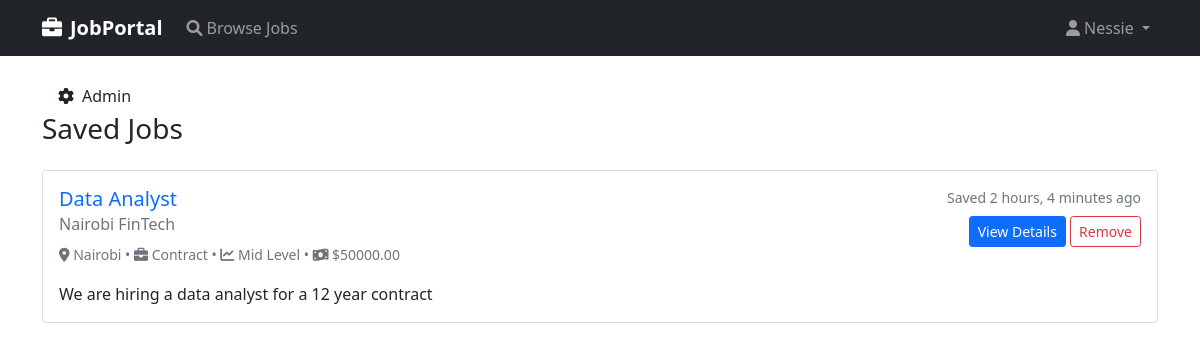
The app's page /jobs/saved-jobs/ (signed in) with its own data.
### users/models.py (models this page shows, shortened)
class CustomUser(AbstractUser):
    USER_TYPES = [
        ('job_seeker', 'Job Seeker'),
        ('employer', 'Employer'),
        ('admin', 'Administrator'),
    ]
    user_type = models.CharField(max_length=20, choices=USER_TYPES, default='job_seeker')
    phone_number = models.CharField(max_length=15, blank=True)
    profile_picture = models.ImageField(upload_to='profile_pics/', blank=True, null=True)

### jobs/models.py (models this page shows, shortened)
class SavedJob(models.Model):
    job = models.ForeignKey(Job, on_delete=models.CASCADE)
    user = models.ForeignKey(settings.AUTH_USER_MODEL, on_delete=models.CASCADE)
    saved_date = models.DateTimeField(auto_now_add=True)
    class Meta:
        unique_together = ['job', 'user']

class Job(models.Model):
    JOB_TYPES = [
        ('full_time', 'Full Time'),
        ('part_time', 'Part Time'),
        ('contract', 'Contract'),
        ('internship', 'Internship'),
        ('remote', 'Remote'),
    ]
    EXPERIENCE_LEVELS = [
        ('entry', 'Entry Level'),
        ('mid', 'Mid Level'),
        ('senior', 'Senior Level'),
    ]
    title = models.CharField(max_length=200)
    company = models.ForeignKey(Company, on_delete=models.CASCADE)
    employer = models.ForeignKey(settings.AUTH_USER_MODEL, on_delete=models.CASCADE, related_name='jobs')
    description = models.TextField()
    requirements = models.TextField()
    location = models.CharField(max_length=100)
    job_type = models.CharField(max_length=20, choices=JOB_TYPES)
    experience_level = models.CharField(max_length=20, choices=EXPERIENCE_LEVELS, default='entry')
    salary = models.DecimalField(
        max_digits=10,
        decimal_places=2,
        blank=True,
        null=True,
        validators=[MinValueValidator(0)]
    )
    application_deadline = models.DateTimeField()
    is_active = models.BooleanField(default=True)
    created_at = models.DateTimeField(auto_now_add=True)
    updated_at = models.DateTimeField(auto_now=True)
    class Meta:
        ordering = ['-created_at']

class Company(models.Model):
    name = models.CharField(max_length=200)
    description = models.TextField()
    website = models.URLField(blank=True)
    logo = models.ImageField(upload_to='company_logos/', blank=True, null=True)
    created_at = models.DateTimeField(auto_now_add=True)

### jobs/views.py (the view)
# urls.py: path('saved-jobs/', views.saved_jobs, name='saved_jobs'),
@login_required
def saved_jobs(request):
    if request.user.user_type != 'job_seeker':
        messages.error(request, 'Access denied.')
        return redirect('home')
    saved_jobs = SavedJob.objects.filter(user=request.user).select_related('job', 'job__company')
    context = {
        'saved_jobs': saved_jobs,
    }
    return render(request, 'jobs/saved_jobs.html', context)

### jobs/templates/jobs/saved_jobs.html (shortened to what this page needs)
{% extends 'jobs/base.html' %}
{% block content %}
<div class="row">
    <div class="col">
        <h1 class="h3 mb-4">Saved Jobs</h1>
        {% if saved_jobs %}
            {% for saved_job in saved_jobs %}
            <div class="card mb-3">
                <div class="card-body">
                    <div class="row">
                        <div class="col-md-8">
                            <h5 class="card-title">
                                <a href="{% url 'job_detail' saved_job.job.id %}" class="text-decoration-none">
                                    {{ saved_job.job.title }}
                                </a>
                            </h5>
                            <h6 class="card-subtitle mb-2 text-muted">{{ saved_job.job.company.name }}</h6>
                            <p class="card-text">
                                <small class="text-muted">
                                    <i class="fas fa-map-marker-alt"></i> {{ saved_job.job.location }} •
                                    <i class="fas fa-briefcase"></i> {{ saved_job.job.get_job_type_display }} •
                                    <i class="fas fa-chart-line"></i> {{ saved_job.job.get_experience_level_display }}
                                    {% if saved_job.job.salary %} • <i class="fas fa-money-bill-wave"></i> ${{ saved_job.job.salary }}{% endif %}
                                </small>
                            </p>
                            <p class="card-text">{{ saved_job.job.description|truncatewords:30 }}</p>
                        </div>
                        <div class="col-md-4 text-end">
                            <small class="text-muted d-block">Saved {{ saved_job.saved_date|timesince }} ago</small>
                            <div class="mt-2">
                                <a href="{% url 'job_detail' saved_job.job.id %}" class="btn btn-primary btn-sm">View Details</a>
                                <a href="{% url 'unsave_job' saved_job.job.id %}" class="btn btn-outline-danger btn-sm">Remove</a>
                            </div>
                        </div>
                    </div>
                </div>
            </div>
            {% endfor %}
        {% endif %}
    </div>
</div>
{% endblock %}

### jobs/templates/jobs/base.html (shortened to what this page needs)
<!DOCTYPE html>
<html lang="en">
<head>
    <link href="https://cdn.jsdelivr.net/npm/bootstrap@5.1.3/dist/css/bootstrap.min.css" rel="stylesheet">
    <link rel="stylesheet" href="https://cdnjs.cloudflare.com/ajax/libs/font-awesome/6.0.0/css/all.min.css">
</head>
<body>
   <nav class="navbar navbar-expand-lg navbar-dark bg-dark">
    <div class="container">
        <a class="navbar-brand" href="{% url 'home' %}">
            <i class="fas fa-briefcase me-2"></i>JobPortal
        </a>
        <div class="collapse navbar-collapse" id="navbarNav">
            <ul class="navbar-nav me-auto">
                <li class="nav-item">
                    <a class="nav-link" href="{% url 'job_list' %}">
                        <i class="fas fa-search me-1"></i>Browse Jobs
                    </a>
                </li>
            </ul>
            <ul class="navbar-nav ms-auto">
                {% if user.is_authenticated %}
                <li class="nav-item dropdown">
                    <a class="nav-link dropdown-toggle" href="#" id="navbarDropdown" role="button" data-bs-toggle="dropdown">
                        <i class="fas fa-user me-1"></i>{{ user.username }}
                    </a>
                </li>
                {% endif %}
            </ul>
        </div>
    </div>
</nav>
    <div class="container mt-4">
        <footer>
            <a class="dropdown-item" href="/admin/" target="_blank">
                            <i class="fas fa-cog me-2"></i>Admin
                        </a>
                    </footer>
        {% block content %}
        {% endblock %}
    </div>
</body>
</html>

### jobs/templates/jobs/base.html (style rules this page uses)
.navbar-brand { font-weight: bold; }

### records on screen
CustomUser: username "Nessie"
SavedJob: job "Data Analyst", job.company.name "Nairobi FinTech", job.location "Nairobi", job.job_type "Contract", job.experience_level "Mid Level", job.salary "50000.00", job.description "We are hiring a data analyst for a 12 year contract", saved_date "2 hours, 4 minutes"
